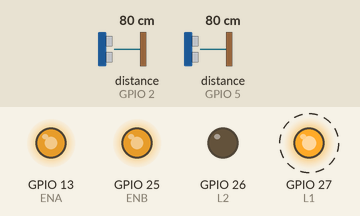
The sketch below on a simulated ESP32. On the bench: output pins drawn as LEDs (lit = HIGH). Wiring (inferred from the names in the program): 2 × ultrasonic range finder: trigger GPIO 4, echo GPIO 2 / trigger GPIO 18, echo GPIO 5. Dashed ring = blinking. Inputs (shaded band) come from the test bench; at power-on: distance to the obstacle (sensors on GPIO 2, GPIO 5) 80 cm. The echo pulse lasts 58.3 µs per cm; nothing arrives over Bluetooth unless stated; pins used as bus, display or sensor lines are not drawn; what the sketch prints to the serial monitor is not drawn.

Above: at 1.3 s.
1.4 s: distance to the obstacle (sensor on GPIO 2) set to 17 cm
4.5 s: distance to the obstacle (sensor on GPIO 2) set to 13 cm
At 5.0 s:
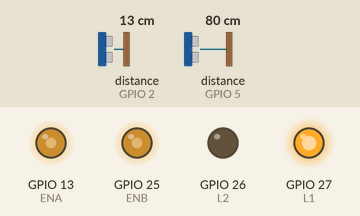
6.1 s: distance to the obstacle (sensor on GPIO 5) set to 17 cm
7.6 s: distance to the obstacle (sensor on GPIO 5) set to 14 cm
At 8.1 s:
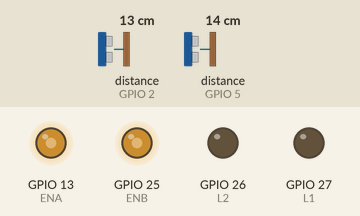
9.1 s: distance to the obstacle (sensor on GPIO 5) set to 18 cm
At 10.3 s:
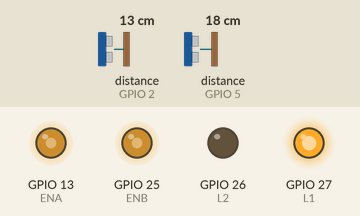
10.6 s: distance to the obstacle (sensor on GPIO 2) set to 10 cm
12.1 s: distance to the obstacle (sensor on GPIO 2) set to 7 cm
At 12.3 s:
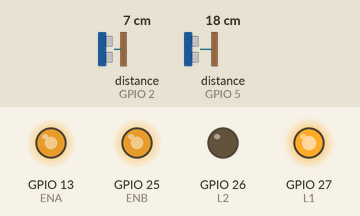
Timing chart, 0 to 16.2 s (numbered marks = the images above; inputs shaded):
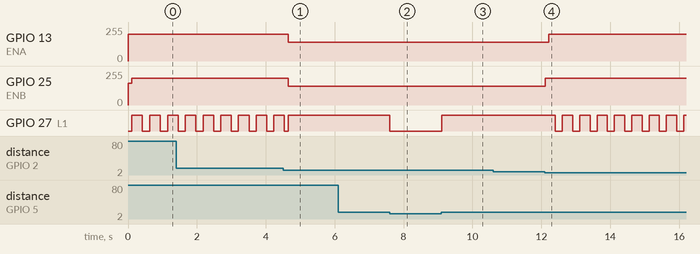

The sketch:

carrito_v2.ino
```cpp
#include "BluetoothSerial.h"
#include "ESP32Servo.h"
#include <math.h>
const char *pin = "1234";
String device_name = "ESP32-BT-Slave";
#if !defined(CONFIG_BT_ENABLED) || !defined(CONFIG_BLUEDROID_ENABLED)
#error Bluetooth is not enabled! Please run `make menuconfig` to and enable it
#endif
#if !defined(CONFIG_BT_SPP_ENABLED)
#error Serial Bluetooth not available or not enabled. It is only available for the ESP32 chip.
#endif
BluetoothSerial SerialBT;
#define TXLEFT 2
#define RXLEFT 4

#define TXRIGHT 5
#define RXRIGHT 18
//
#define R1 12
#define R2 14
#define L1 27
#define L2 26
//
#define ENA 13  //Derecha
#define ENB 25
int velocidad = 200;
int distanciaDeInestabilidad = 25;
void setup() {
  Serial.begin(115200);
  SerialBT.begin(device_name);
  Serial.printf("The device with name \"%s\" is started.\nNow you can pair it with Bluetooth!\n", device_name.c_str());
  // put your setup code here, to run once:
  pinMode(RXRIGHT, OUTPUT);
  pinMode(TXLEFT, INPUT);
  pinMode(RXLEFT, OUTPUT);
  pinMode(TXRIGHT, INPUT);
  pinMode(L1, OUTPUT);
  pinMode(L2, OUTPUT);
  pinMode(R1, OUTPUT);
  pinMode(R2, OUTPUT);
  pinMode(ENA, OUTPUT);
  pinMode(ENB, OUTPUT);
  setVelocidad(165);
  detener();
}
float distanciaIzquierdaAnterior = 0;
float distanciaDerechaAnterior = 0;
bool esAvanzar = false;
void loop() {
  int v1, v2;
   v1 = 200;
  float distanciaIzquierda = calcularDistanciaL();
  float distanciaDerecha = calcularDistanciaR();
  if(SerialBT.available()){
      SerialBT.println(distanciaIzquierda);
       SerialBT.write(distanciaIzquierda);
  }

  if (distanciaDerecha > 15) {
    Serial.println("Avanzando");
    //
    if (distanciaIzquierda > 8 && distanciaIzquierda < 15) {
      adelante(140);
    }
    if (distanciaIzquierda < 8) {


      Serial.println("Izquierda Nueva");
      Serial.println(distanciaIzquierda);
      adelanteL(v1);
      detenerR();
      delay(100);
      detener();
      adelante(v1);
      delay(200);
      detener();
      adelanteR(v1);
      detenerL();
      delay(100);
      detener();
      delay(100);
    }
   if (distanciaIzquierda > 15) {
      Serial.println("Izquierda Nueva");
      Serial.println(distanciaIzquierda);
      adelanteR(v1);
      detenerL();
      delay(100);
      detener();
      adelante(v1);
      delay(200);
      detener();
      adelanteL(v1);
      detenerR();
      delay(107);
      detener();
      delay(100);
    }
  } else {
    detener();
  }
}
float calcularDistanciaL() {
  long tiempoIzquerda = 0;
  //Apagar señal de envio
  digitalWrite(RXLEFT, LOW);
  //Esperar
  delayMicroseconds(5);
  //Ensender señal
  digitalWrite(RXLEFT, HIGH);
  //Eperar que la señal rebote
  delayMicroseconds(10);  //Enviamos un pulso de 10us
  //Apagar señal
  digitalWrite(RXLEFT, LOW);
  //Leer timepo se respuesta
  tiempoIzquerda = pulseIn(TXLEFT, HIGH);
  float distanciaIzqierda = tiempoIzquerda * 0.034 / 2;
  if (distanciaIzquierdaAnterior < distanciaDeInestabilidad) {
    if (distanciaIzqierda == 0) {
      distanciaIzqierda = distanciaIzquierdaAnterior;
    } else {
      distanciaIzquierdaAnterior = distanciaIzqierda;
    }
  } else {
    distanciaIzquierdaAnterior = distanciaIzqierda;
  }
  Serial.print("Distancia Izqauqies: ");
  Serial.println(distanciaIzqierda);
  return distanciaIzqierda;
}

float calcularDistanciaR() {
  long t = 0;
  digitalWrite(RXRIGHT, LOW);
  delayMicroseconds(5);
  digitalWrite(RXRIGHT, HIGH);
  delayMicroseconds(10);  //Enviamos un pulso de 10us
  digitalWrite(RXRIGHT, LOW);
  t = pulseIn(TXRIGHT, HIGH);
  float distanciaDerecha = t * 0.034 / 2;
  if (distanciaDerechaAnterior < distanciaDeInestabilidad) {
    if (distanciaDerecha == 0) {
      distanciaDerecha = distanciaDerechaAnterior;
    } else {
      distanciaDerechaAnterior = distanciaDerecha;
    }
  } else {
    distanciaDerechaAnterior = distanciaDerecha;
  }
  Serial.print("Distancia Derecha: ");
  Serial.println(distanciaDerecha);
  return distanciaDerecha;
}
void setVelocidad(int v) {
  analogWrite(ENA, v);
  analogWrite(ENB, v);
}
void adelanteR(int vel) {
  analogWrite(ENA, vel);
  digitalWrite(R1, HIGH);
  digitalWrite(R2, LOW);
}
void adelanteL(int vel) {
  analogWrite(ENB, vel);
  digitalWrite(L1, HIGH);
  digitalWrite(L2, LOW);
}

void detenerL() {
  digitalWrite(L1, LOW);
  digitalWrite(L2, LOW);
}
void detenerR() {
  digitalWrite(R1, LOW);
  digitalWrite(R2, LOW);
}
void adelante(int vel) {
  adelanteR(vel);
  adelanteL(vel);
}
/*void derecha() {
  detenerR();
  adelanteL();
}*/
/*void izquierda() {
  detenerL();
  adelanteR();
}*/
/*void atrasL() {
  digitalWrite(L1, LOW);
  digitalWrite(L2, HIGH);
}
void atrasR() {
  digitalWrite(R1, LOW);
  digitalWrite(R2, HIGH);
}*/
/*void atras() {
  atrasL();
  atrasR();
}*/
void detener() {
  detenerL();
  detenerR();
}
float angulo(float ladoA, float ladoB) {
  float ladoOpuesto = 6;
  float last = 1;
  if (ladoB < ladoA) {
    float aux = ladoB;
    ladoB = ladoA;
    ladoA = aux;
    last = -1;
  }
  float ladoAyacente = ladoB - ladoA;
  float anguloB = degrees(atan(ladoOpuesto / ladoAyacente));
  float anguloC = (90 - anguloB) * last;
  return anguloC;
}
```

Measured:
- the behaviour switches between 16 and 15 cm on distance to the obstacle (sensor on GPIO 2) (found by bisection; images 0 and 1)
- the behaviour switches between 16 and 15 cm on distance to the obstacle (sensor on GPIO 5) (found by bisection; images 1 and 2)
- the behaviour switches between 9 and 8 cm on distance to the obstacle (sensor on GPIO 2) (found by bisection; images 3 and 4)
- after the input at 4.5 s, GPIO 13 (ENA), GPIO 25 (ENB): 200/255 → 140/255 after 0.15 s
- after the input at 7.6 s, GPIO 27 (L1): HIGH → LOW at once
- after the input at 9.1 s, GPIO 27 (L1): LOW → HIGH at once
- after the input at 12.1 s, GPIO 13 (ENA): 140/255 → 200/255 after 0.11 s; GPIO 25 (ENB): 140/255 → 200/255 at once; GPIO 27 (L1): alternates HIGH for 0.30 s and LOW for 0.20 s, starting after 0.31 s
- by itself, GPIO 27 (L1): alternates HIGH for 0.31 s and LOW for 0.21 s
